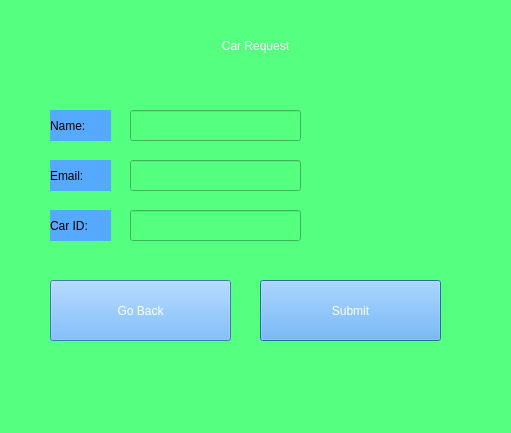
<?xml version="1.0" encoding="UTF-8"?>
<ui version="4.0">
 <class>Dialog</class>
 <widget class="QDialog" name="Dialog">
  <property name="geometry">
   <rect>
    <x>0</x>
    <y>0</y>
    <width>511</width>
    <height>433</height>
   </rect>
  </property>
  <property name="windowTitle">
   <string>Dialog</string>
  </property>
  <property name="styleSheet">
   <string notr="true">background-color: rgb(85, 255, 127);</string>
  </property>
  <widget class="QLineEdit" name="name">
   <property name="geometry">
    <rect>
     <x>130</x>
     <y>110</y>
     <width>171</width>
     <height>31</height>
    </rect>
   </property>
  </widget>
  <widget class="QLineEdit" name="email">
   <property name="geometry">
    <rect>
     <x>130</x>
     <y>160</y>
     <width>171</width>
     <height>31</height>
    </rect>
   </property>
  </widget>
  <widget class="QLabel" name="label">
   <property name="geometry">
    <rect>
     <x>50</x>
     <y>110</y>
     <width>61</width>
     <height>31</height>
    </rect>
   </property>
   <property name="styleSheet">
    <string notr="true">font: 75 10pt &quot;MS Shell Dlg 2&quot;;
background-color: rgb(85, 170, 255);</string>
   </property>
   <property name="text">
    <string>Name:</string>
   </property>
  </widget>
  <widget class="QLabel" name="label_2">
   <property name="geometry">
    <rect>
     <x>50</x>
     <y>160</y>
     <width>61</width>
     <height>31</height>
    </rect>
   </property>
   <property name="styleSheet">
    <string notr="true">font: 75 10pt &quot;MS Shell Dlg 2&quot;;
background-color: rgb(85, 170, 255);</string>
   </property>
   <property name="text">
    <string>Email:</string>
   </property>
  </widget>
  <widget class="QLabel" name="label_3">
   <property name="geometry">
    <rect>
     <x>50</x>
     <y>210</y>
     <width>61</width>
     <height>31</height>
    </rect>
   </property>
   <property name="styleSheet">
    <string notr="true">font: 75 10pt &quot;MS Shell Dlg 2&quot;;
background-color: rgb(85, 170, 255);</string>
   </property>
   <property name="text">
    <string>Car ID:</string>
   </property>
  </widget>
  <widget class="QLineEdit" name="carID">
   <property name="geometry">
    <rect>
     <x>130</x>
     <y>210</y>
     <width>171</width>
     <height>31</height>
    </rect>
   </property>
  </widget>
  <widget class="QLabel" name="label_4">
   <property name="geometry">
    <rect>
     <x>100</x>
     <y>20</y>
     <width>311</width>
     <height>51</height>
    </rect>
   </property>
   <property name="styleSheet">
    <string notr="true">font: 75 18pt &quot;MS Shell Dlg 2&quot;;
color: rgb(255, 255, 255);
background-color: rgb(85, 255, 127);</string>
   </property>
   <property name="text">
    <string>Car Request</string>
   </property>
   <property name="alignment">
    <set>Qt::AlignCenter</set>
   </property>
  </widget>
  <widget class="QPushButton" name="submit">
   <property name="geometry">
    <rect>
     <x>260</x>
     <y>280</y>
     <width>181</width>
     <height>61</height>
    </rect>
   </property>
   <property name="styleSheet">
    <string notr="true">color: rgb(255, 255, 255);
background-color: rgb(85, 170, 255);
font: 14pt &quot;MS Shell Dlg 2&quot;;</string>
   </property>
   <property name="text">
    <string>Submit</string>
   </property>
  </widget>
  <widget class="QLabel" name="label_5">
   <property name="geometry">
    <rect>
     <x>360</x>
     <y>130</y>
     <width>121</width>
     <height>101</height>
    </rect>
   </property>
   <property name="text">
    <string/>
   </property>
   <property name="pixmap">
    <pixmap>../../../Pictures/lux.jpg</pixmap>
   </property>
  </widget>
  <widget class="QPushButton" name="backButton">
   <property name="geometry">
    <rect>
     <x>50</x>
     <y>280</y>
     <width>181</width>
     <height>61</height>
    </rect>
   </property>
   <property name="styleSheet">
    <string notr="true">color: rgb(255, 255, 255);
background-color: rgb(85, 170, 255);
font: 14pt &quot;MS Shell Dlg 2&quot;;</string>
   </property>
   <property name="text">
    <string>Go Back</string>
   </property>
  </widget>
 </widget>
 <resources/>
 <connections/>
</ui>
